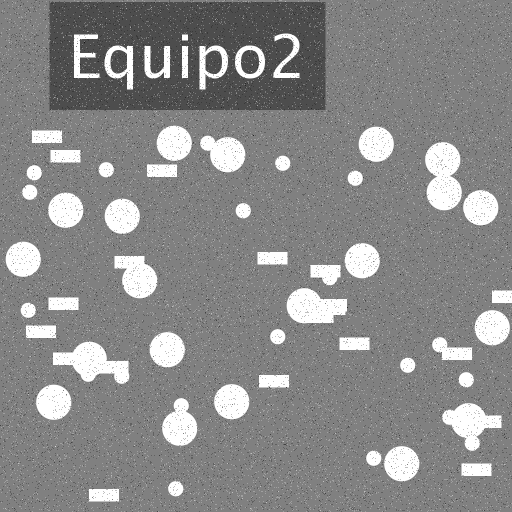
//> input picture Parcial2/Parcial2/images/figures.png, 1024 x 1024 px (shown at 1/2 size)
$ ./Main   (built with g++ and OpenCV 4)
//> lines starting //> are read from the running program, lines starting //| are printed output that depends on the picture; after the words box and inside, x2 and y2 are one past the last pixel; in counts of white or black regions, pixels touching at a corner belong together
#include <opencv2/core.hpp>
#include <opencv2/imgcodecs.hpp>
#include <opencv2/highgui.hpp>
#include <iostream>
#include <queue>
#include <vector>
#include <map>

using namespace cv;
using namespace std;

Mat threshold(Mat, int);
Mat media(Mat, int);
Mat regions(Mat);
void countFigures(int, map<int, vector<Point>>);

int main() {
	string path = samples::findFile("images/figures.png");
	Mat originalImage = imread(path, IMREAD_GRAYSCALE);
//> originalImage is the input picture: 1024 rows x 1024 cols, CV_8UC1; min 1, max 255, mean 138

	Mat mediaImage = media(originalImage, 3);
	Mat thresholdImage = threshold(mediaImage, 130);
	Mat growingImage = regions(thresholdImage);


	imshow("Original", originalImage);
	imshow("Media", mediaImage);
	imshow("Threshold", thresholdImage);
	imshow("Regions", growingImage);

	int k = waitKey(0); // Wait for a keystroke in the window
	if (k == 's')
	{
		imwrite("Original.png", originalImage);
		imwrite("Media.png", mediaImage);
		imwrite("Threshold.png", thresholdImage);
		imwrite("Regions.png", growingImage);
	}
	return 0;
}

Mat threshold(Mat original, int umbral) {
	Mat newImage(original.rows, original.cols, CV_8UC1);

	for (int j = 0; j < original.rows; j++) {
		for (int i = 0; i < original.cols; i++) {
			if (original.at<uchar>(j, i) > umbral) {
				newImage.at<uchar>(j, i) = (uchar)(255);
			}
			else {
				newImage.at<uchar>(j, i) = (uchar)(0);
			}
		}
	}

	return newImage;
}

Mat media(Mat original, int var) {
//> called with var = 3
	Mat newImage(original.rows, original.cols, CV_8UC1, Scalar(255));

	int mid = (var * var) / 2;
	int inter = var / 2;
	int interInf = 0 - inter;
	int interSup = 1 + inter;
	vector<int> vecPixels;

	for (int j = inter; j < original.rows - inter; j++) {
		for (int i = inter; i < original.cols - inter; i++) {
			vecPixels.clear();
			for (int l = interInf; l < interSup; l++) {
				for (int k = interInf; k < interSup; k++) {
					vecPixels.push_back(original.at<uchar>(j + l, i + k));
				}
			}
			sort(vecPixels.begin(), vecPixels.end());
			newImage.at<uchar>(j, i) = (uchar)(vecPixels[mid]);
		}
	}
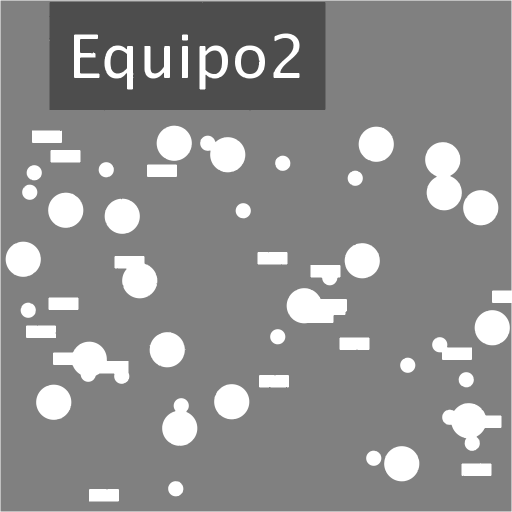
//> newImage: 1024 rows x 1024 cols, CV_8UC1 (shown at 1/2 size); min 77, max 255, mean 138.9
//> after the loop, vecPixels = [128, 128, 128, 128, 128, 128, 128, 128, 128]
//> after the loop in threshold, `for (int j = 0; j < original.rows; j++)`:
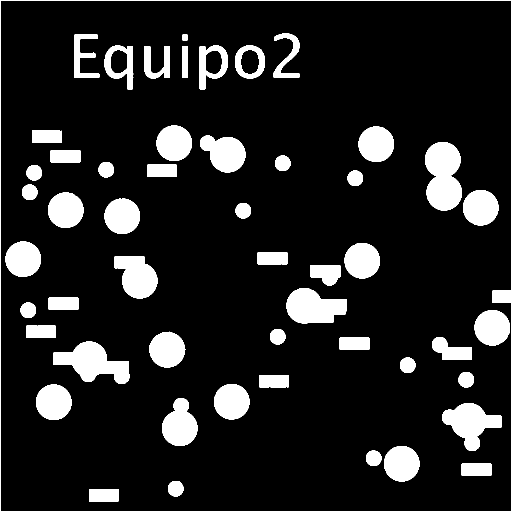
//> newImage: 1024 rows x 1024 cols, CV_8UC1 (shown at 1/2 size); 12.9% white; 52 white regions, largest, box (x1, y1, x2, y2) and area: (850, 284, 924, 421) 7898, (106, 683, 259, 768) 6938, (573, 576, 694, 647) 6177

	return newImage;
}

Mat regions(Mat original) {
	Mat newImage(original.rows, original.cols, CV_8UC1);

	vector<vector<int>>visited(original.rows, vector<int>(original.cols, 0));
	queue<Point> vecinos;
	map<int, vector<Point> > regions;
	vector<Point> regionPoints;
	int cont = 1;
	int color = 15;

	for (int j = 0; j < original.rows; j++) {
		for (int i = 0; i < original.cols; i++) {
			if (original.at<uchar>(j, i) == 255 && visited[j][i] == 0) {
				visited[j][i] = cont;
				newImage.at<uchar>(j, i) = (uchar)color;
				if (i - 1 >= 0) vecinos.push(Point(j, i - 1));
				if (i + 1 < original.cols) vecinos.push(Point(j, i + 1));
				if (j - 1 >= 0) vecinos.push(Point(j - 1, i));
				if (j + 1 < original.rows) vecinos.push(Point(j + 1, i));

				regionPoints.clear();
				while (!vecinos.empty()) {
					Point pnt = vecinos.front();
					vecinos.pop();
					if (original.at<uchar>(pnt.x, pnt.y) == 255 && visited[pnt.x][pnt.y] == 0) {
						visited[pnt.x][pnt.y] = cont;
						newImage.at<uchar>(pnt.x, pnt.y) = (uchar)color;

						if (pnt.y - 1 >= 0) vecinos.push(Point(pnt.x, pnt.y - 1));
						if (pnt.y + 1 < original.cols) vecinos.push(Point(pnt.x, pnt.y + 1));
						if (pnt.x - 1 >= 0) vecinos.push(Point(pnt.x - 1, pnt.y));
						if (pnt.x + 1 < original.rows) vecinos.push(Point(pnt.x + 1, pnt.y));

					}
					regionPoints.push_back(pnt);
				}
				regions[cont] = regionPoints;
				color += 15;
				cont++;
			}
		}
	}
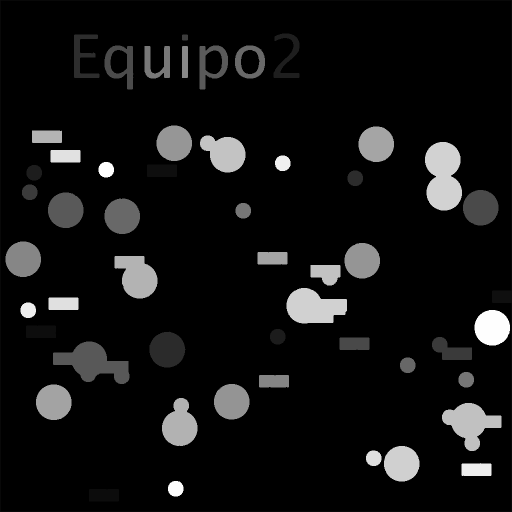
//> newImage: 1024 rows x 1024 cols, CV_8UC1 (shown at 1/2 size); min 0, max 255, mean 18.1
//> after the loop, vecinos = 0 items; regionPoints = contour of 5980 points, box (x1, y1, x2, y2) (977, 177, 1004, 239), area 22; regions = 52 items; color = 795; cont = 53

	countFigures(cont, regions);

	return newImage;
}

void countFigures(int total, map<int, vector<Point>> regions) {
//> called with total = 53
	int smallCircles = 0;
	int rectangles = 0;
	int bigCircles = 0;
	int size;

	for (int i = 1; i < total; i++) {
		size = regions[i].size();
		cout << i << ") " << size << endl;
		if (size >= 3100 && size <= 3120){ smallCircles++; }
		else if (size >= 5950 && size < 5990) { rectangles++; }
		else if (size >= 15930 && size < 16000) { bigCircles++; }
	}
//> this loop made 52 passes
//> size on passes 1 to 12: 16164, 7152, 7980, 560, 9156, 9120, 7308, 7104, 3060, 15964, 15988, 5980
//| 1) 16164
//| 2) 7152
//| 3) 7980
//| 4) 560
//| 5) 9156
//| 6) 9120
//| 7) 7308
//| 8) 7104
//> (output is shown up to pass 8 of 52)
//> after the loop, smallCircles = 12; rectangles = 10; bigCircles = 12

	cout << "\nSmall circles: " << smallCircles << "\nBig circles: " << bigCircles << "\nRectangles: " << rectangles << endl;
//| Small circles: 12
//| Big circles: 12
//| Rectangles: 10
//> the space key is pressed
}
